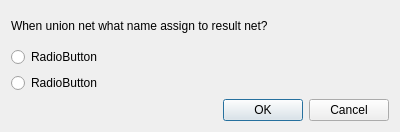
<?xml version="1.0" encoding="UTF-8"?>
<ui version="4.0">
 <class>SdDNetUnion</class>
 <widget class="QDialog" name="SdDNetUnion">
  <property name="windowModality">
   <enum>Qt::WindowModal</enum>
  </property>
  <property name="geometry">
   <rect>
    <x>0</x>
    <y>0</y>
    <width>400</width>
    <height>132</height>
   </rect>
  </property>
  <property name="windowTitle">
   <string>Net union</string>
  </property>
  <property name="sizeGripEnabled">
   <bool>false</bool>
  </property>
  <property name="modal">
   <bool>true</bool>
  </property>
  <layout class="QVBoxLayout" name="verticalLayout">
   <item>
    <widget class="QLabel" name="label">
     <property name="text">
      <string>When union net what name assign to result net?</string>
     </property>
    </widget>
   </item>
   <item>
    <widget class="QRadioButton" name="mFirst">
     <property name="text">
      <string>RadioButton</string>
     </property>
     <attribute name="buttonGroup">
      <string notr="true">buttonGroup</string>
     </attribute>
    </widget>
   </item>
   <item>
    <widget class="QRadioButton" name="mSecond">
     <property name="text">
      <string>RadioButton</string>
     </property>
     <attribute name="buttonGroup">
      <string notr="true">buttonGroup</string>
     </attribute>
    </widget>
   </item>
   <item>
    <widget class="QDialogButtonBox" name="buttonBox">
     <property name="orientation">
      <enum>Qt::Horizontal</enum>
     </property>
     <property name="standardButtons">
      <set>QDialogButtonBox::Cancel|QDialogButtonBox::Ok</set>
     </property>
    </widget>
   </item>
  </layout>
 </widget>
 <resources/>
 <connections>
  <connection>
   <sender>buttonBox</sender>
   <signal>accepted()</signal>
   <receiver>SdDNetUnion</receiver>
   <slot>accept()</slot>
   <hints>
    <hint type="sourcelabel">
     <x>248</x>
     <y>254</y>
    </hint>
    <hint type="destinationlabel">
     <x>157</x>
     <y>274</y>
    </hint>
   </hints>
  </connection>
  <connection>
   <sender>buttonBox</sender>
   <signal>rejected()</signal>
   <receiver>SdDNetUnion</receiver>
   <slot>reject()</slot>
   <hints>
    <hint type="sourcelabel">
     <x>316</x>
     <y>260</y>
    </hint>
    <hint type="destinationlabel">
     <x>286</x>
     <y>274</y>
    </hint>
   </hints>
  </connection>
 </connections>
 <buttongroups>
  <buttongroup name="buttonGroup"/>
 </buttongroups>
</ui>
